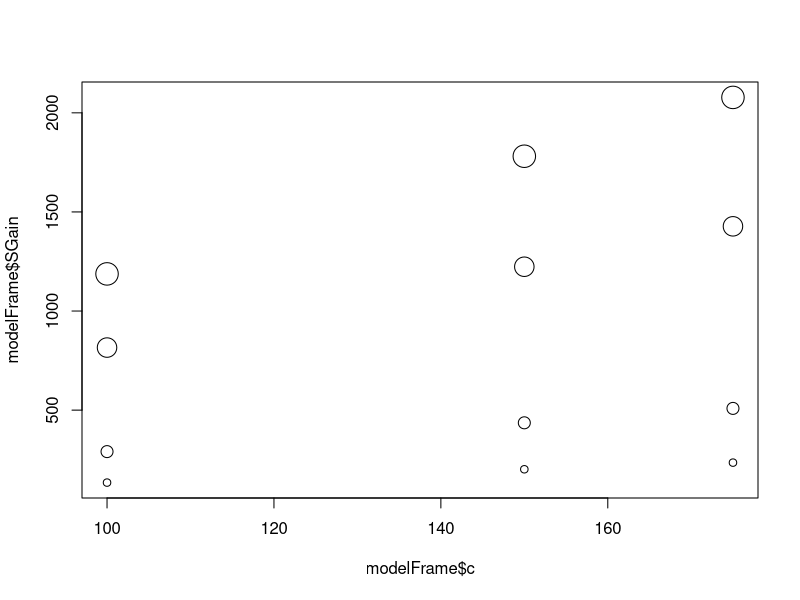

Generate this figure with R:
## ---- chunk 1
# S = cA^z species area function, but what does it look like??

##################################################
# function: SpeciesAreaCurve
# creates power function relationship for S and A
# input: A is a vector of island areas
#        c is the intercept constant
#        z is the slope constant
# output: S is a vector of species richness values
#------------------------------------------------- 
SpeciesAreaCurve <- function(A=1:5000,c= 0.5,z=0.26){
  
  S <- c*(A^z)
return(S)
}
head(SpeciesAreaCurve())
## ---- chunk 2
cPars <- c(100,150,175)
zPars <- c(0.10, 0.16, 0.26, 0.3)
expand.grid(cPars,zPars)
## ---- chunk 3
##################################################
# function: myExpandGrid
# create expand.grid from base functions
# input: 2 atomic vectors of any length
# output: data frame
#------------------------------------------------- 
myExpandGrid <- function(a=1:4,b=c(300,400,500)) {
Factor1 <- rep(a,times=length(b))
Factor2 <- rep(b,each=length(a))
return(list(varA=Factor1,varB=Factor2))
}
myExpandGrid()
## ---- chunk 4
##################################################
# function: SA_Output
# Summary stats for species-area power function
# input: vector of predicted species richness 
# output: list of max-min, coefficient of variation 
#------------------------------------------------- 
SA_Output <- function(S=runif(1:10)) {

sumStats <- list(SGain=max(S)-min(S),SCV=sd(S)/mean(S))

return(sumStats)
}
SA_Output()
## ---- chunk 5
# Global variables
Area <- 1:5000
cPars <- c(100,150,175)
zPars <- c(0.10, 0.16, 0.26, 0.3)

# set up model frame
modelFrame <- expand.grid(c=cPars,z=zPars)
modelFrame$SGain <- NA
modelFrame$SCV <- NA
print(modelFrame)

# cycle through model calculations
for (i in 1:nrow(modelFrame)) {
  
  # generate S vector
  temp1 <- SpeciesAreaCurve(A=Area,
                            c=modelFrame[i,1],
                            z=modelFrame[i,2])
  # calculate output stats
  temp2 <- SA_Output(temp1)
  # pass results to columns in data frame
  modelFrame[i,c(3,4)] <- temp2
  
}
print(modelFrame)

# use cex expansion to show a third variable with symbol size
plot(x=modelFrame$c,y=modelFrame$SGain,cex=10*modelFrame$z)
